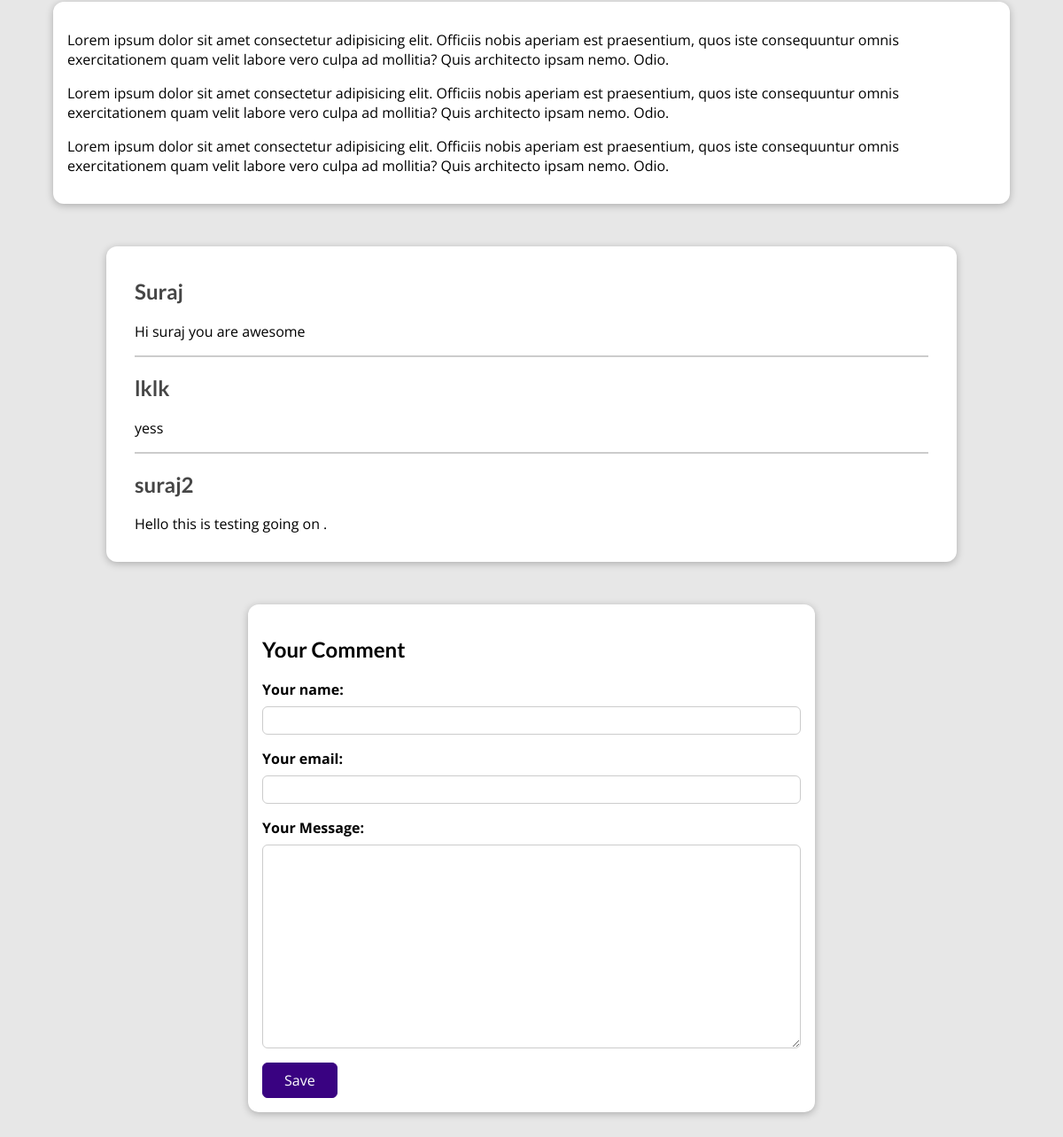
The app's page /posts/hike-in-the-mountains (lower part), older data.
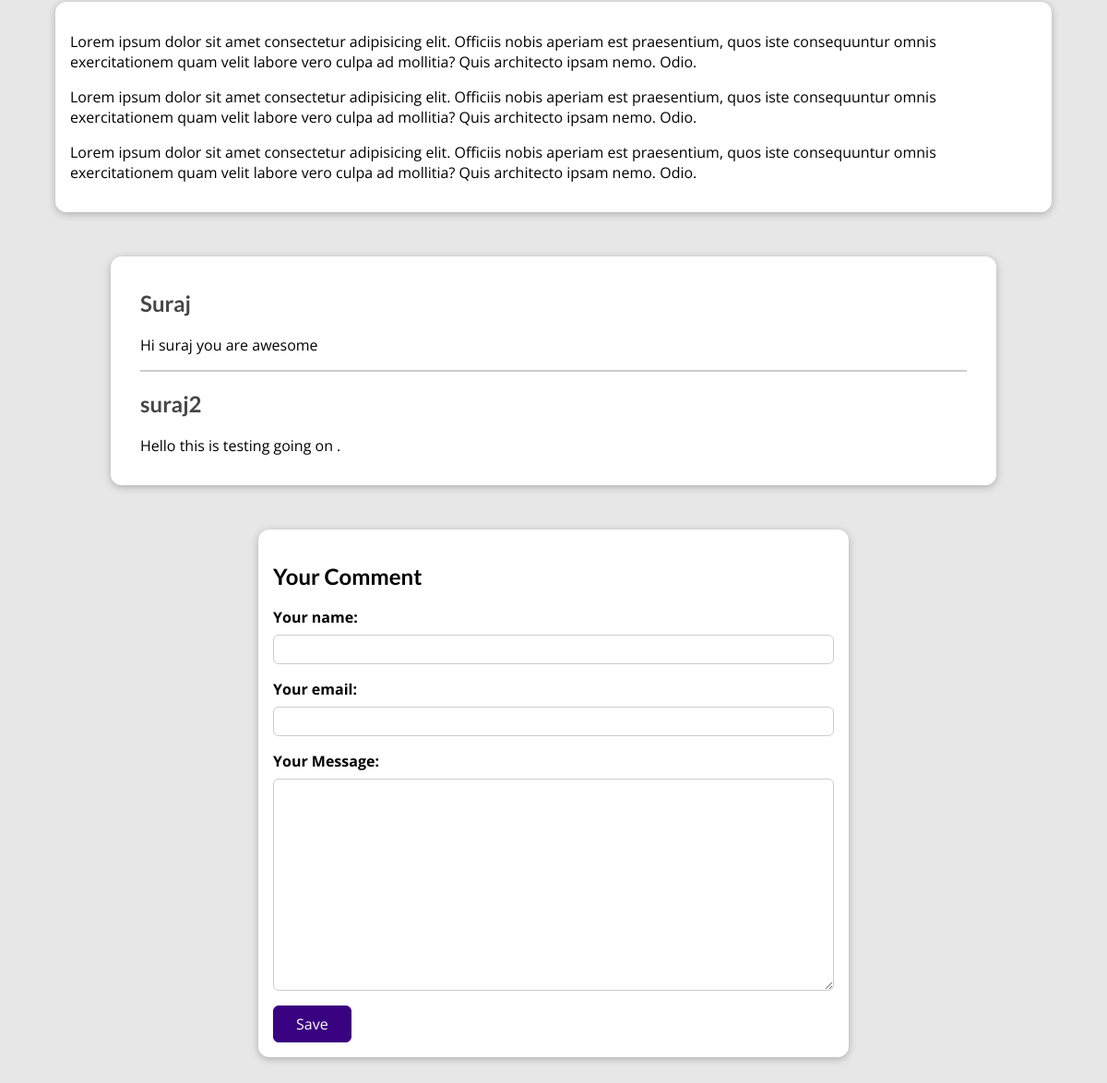
The same page, newer data.
### blog/models.py (models this page shows)
class Comment(models.Model):
    user_name = models.CharField(max_length=100)
    user_email = models.EmailField()
    text = models.TextField(max_length=500)
    post = models.ForeignKey(
        Post, on_delete=models.CASCADE, related_name="comments")

### blog/views.py (the view, shortened to what this page needs)
# urls.py: path("posts/<slug:slug>", views.DetailedPostView.as_view(),
class DetailedPostView(View):
    def get(self, request, slug):
        post = Post.objects.get(slug=slug)
        context = {
            "post": post,
            "post_tags": post.tags.all(),
            "comment_form": CommentForm(),
            "comments": post.comments.all().order_by("-id")
        }
        return render(request, "blog/post-detail.html", context)

### blog/forms.py
class CommentForm(forms.ModelForm):
    class Meta:
        model = Comment
        exclude = ["post"]
        labels = {
            "user_name": "Your name",
            "user_email": "Your email",
            "text": "Your Message"
        }

### blog/models.py (called while the page is built)
    def full_name(self):
        return f"{self.first_name} {self.last_name}"

    def __str__(self):
        return self.full_name()

### blog/templates/blog/post-detail.html (shortened to what this page needs)
{% extends "base.html" %}
{% load static %}
{% block css_files %}
  <link rel="stylesheet" href="{% static "blog/post-detail.css" %}"/>
{% endblock css_files %}
 {% block content %}
  <main>
      {{ post.content|linebreaks }}
  </main>
<section id="comments">
  <ul>
    {% for comment in comments  %}
      <li>
        <h2>{{ comment.user_name }}</h2>
        <p>{{ comment.text|linebreaks }}</p>
      </li>
    {% endfor %}
  </ul>
</section>
  <section id="comment-form">
    <h2>Your Comment</h2>
    <form action="{% url "post-detail-page" post.slug %}" method="POST">
      {% for form_field in comment_form %}
        <div class="form-control {% if form_field.errors %}invalid{% endif %}">
          {{ form_field.label_tag }}
          {{ form_field }}
        </div>
      {% endfor %}
      <button>Save</button>
    </form>
  </section>
  {% endblock %}

Row changes from the older to the newer data that the page shows:
removed Comment: user_name "lklk", text "yess"
